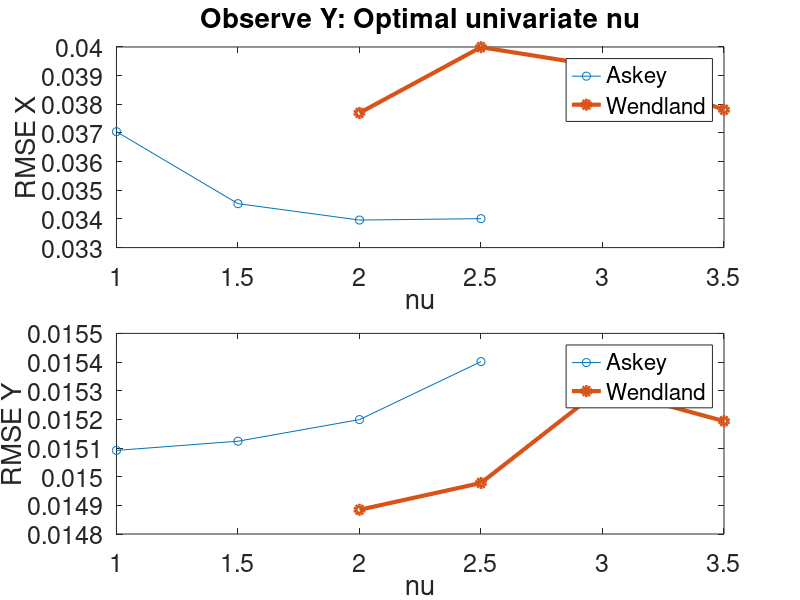
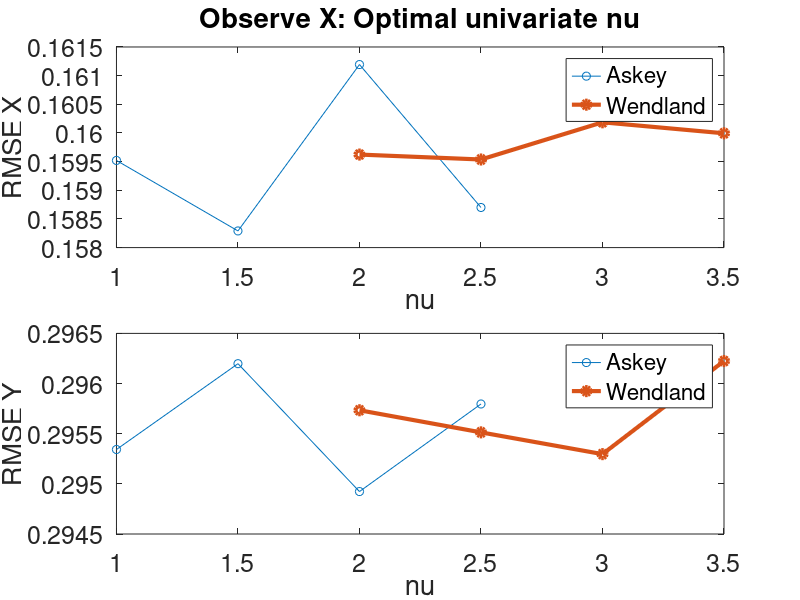
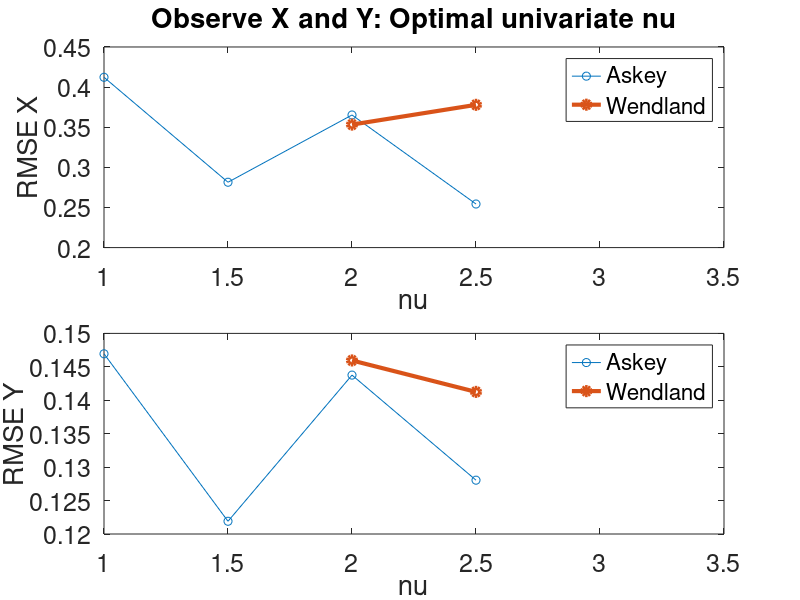

Recreate these plots in MATLAB, in order.
%% Produces plot of RMSE vs. univariate nu for Askey and Wendland
% Load output produced from script optimal_univariate_nu_save_output
%
% Author: Zofia Stanley

%% Load output produced from script optimal_univariate_nu_save_output
load('Data/optimal_univariate_nu.mat')

% 1. All Y, No X
figure
subplot(2,1,1)
plot( askey_nu, RMSE_X_YnoX_UVA, '-o', wendland_nu, RMSE_X_YnoX_UVW, '-o', 'LineWidth', 3)
ylabel('RMSE X')
xlabel('nu')
title('Observe Y: Optimal univariate nu')
legend('Askey', 'Wendland')
set(gca, 'FontSize', 18)

subplot(2,1,2)
plot( askey_nu, RMSE_Y_YnoX_UVA,'-o', wendland_nu, RMSE_Y_YnoX_UVW, '-o', 'LineWidth', 3)
ylabel('RMSE Y')
xlabel('nu')
legend('Askey', 'Wendland')
set(gca, 'FontSize', 18)
set(gcf, 'Position',  [100, 100, 800, 800])

saveas(gcf, 'Plots/optimal_nu_YnoX.png')


% 2. All X, No Y
figure
subplot(2,1,1)
plot( askey_nu, RMSE_X_XnoY_UVA, '-o', wendland_nu, RMSE_X_XnoY_UVW, '-o', 'LineWidth', 3)
ylabel('RMSE X')
xlabel('nu')
title('Observe X: Optimal univariate nu')
legend('Askey', 'Wendland')
set(gca, 'FontSize', 18)

subplot(2,1,2)
plot( askey_nu, RMSE_Y_XnoY_UVA,'-o', wendland_nu, RMSE_Y_XnoY_UVW, '-o', 'LineWidth', 3)
ylabel('RMSE Y')
xlabel('nu')
legend('Askey', 'Wendland')
set(gca, 'FontSize', 18)
set(gcf, 'Position',  [100, 100, 800, 800])

saveas(gcf, 'Plots/optimal_nu_XnoY.png')

% 3. Both X and Y
figure
subplot(2,1,1)
plot( askey_nu, RMSE_X_BothXY_UVA, '-o', wendland_nu, RMSE_X_BothXY_UVW, '-o', 'LineWidth', 3)
ylabel('RMSE X')
xlabel('nu')
title('Observe X and Y: Optimal univariate nu')
legend('Askey', 'Wendland')
set(gca, 'FontSize', 18)

subplot(2,1,2)
plot( askey_nu, RMSE_Y_BothXY_UVA,'-o', wendland_nu, RMSE_Y_BothXY_UVW, '-o', 'LineWidth', 3)
ylabel('RMSE Y')
xlabel('nu')
legend('Askey', 'Wendland')
set(gca, 'FontSize', 18)
set(gcf, 'Position',  [100, 100, 800, 800])

saveas(gcf, 'Plots/optimal_nu_BothXY.png')

